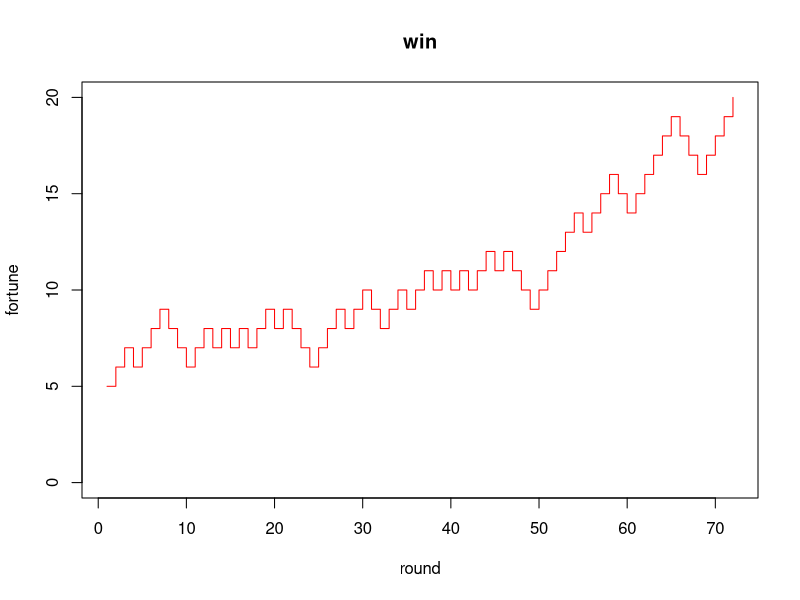
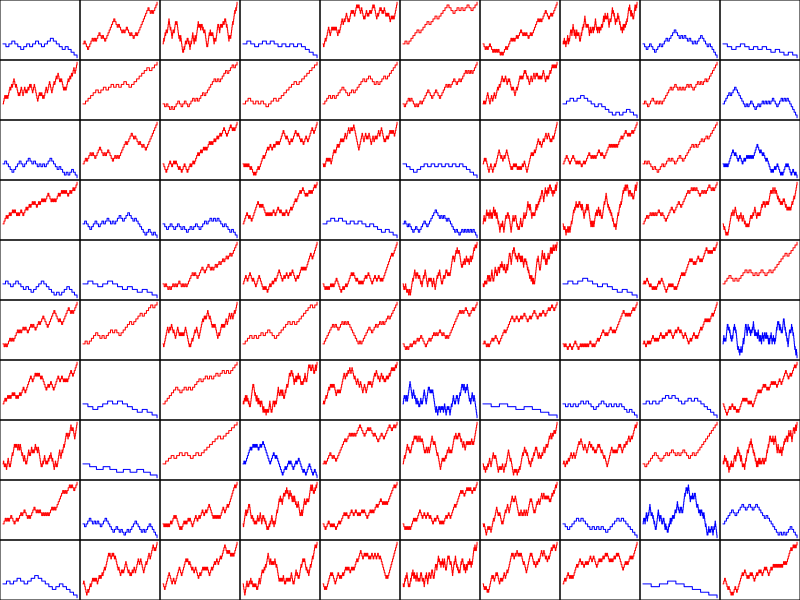
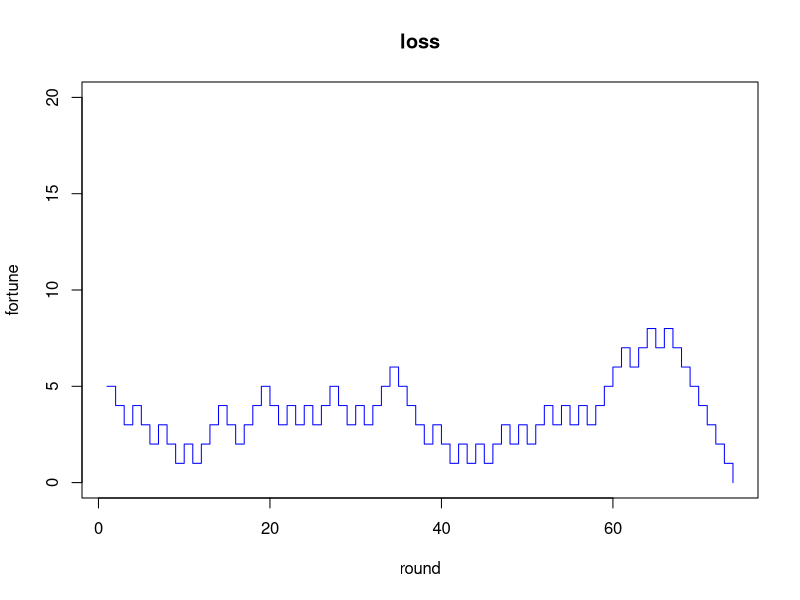
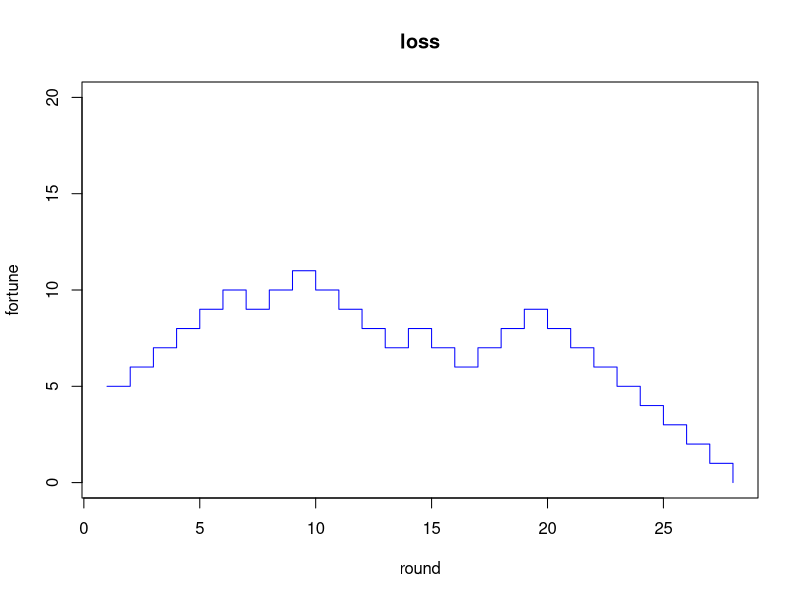
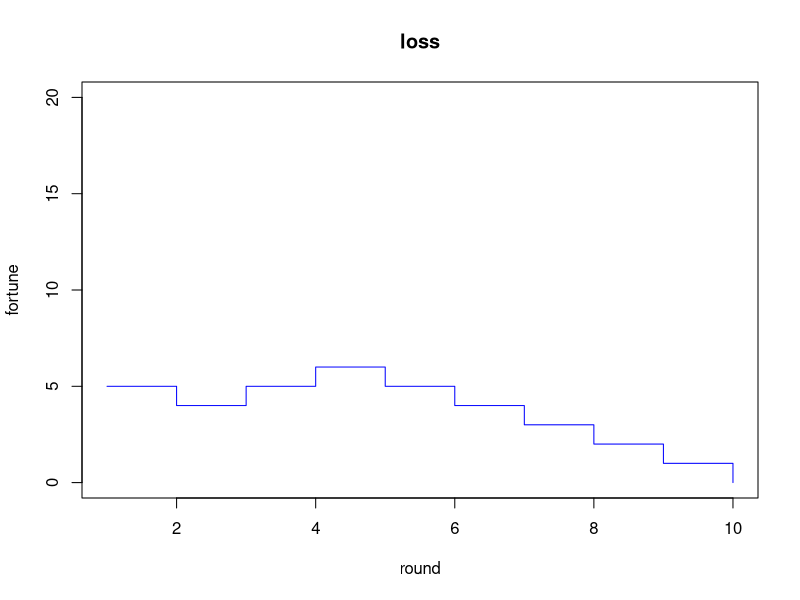
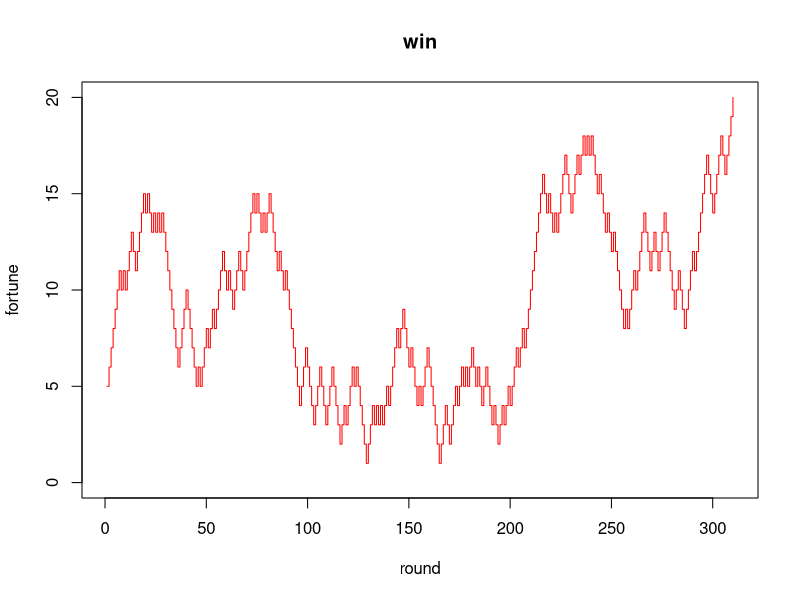
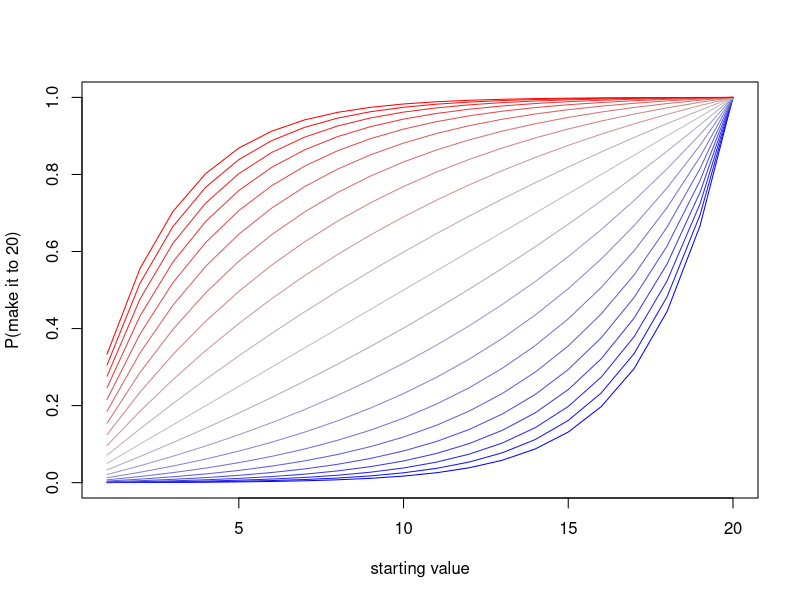

Recreate these plots in R, in order.
## gambler's ruin --------------------------------------------------------------
par_default <- par()

# simulating a run
sim_fn <- function(x0, p, k, labs = T){
  # initialize
  x <- x0
  n <- 1
  
  # play until hitting 0 or k
  while((x[n] > 0) && (x[n] < k)){
    x <- append(x, x[n] + 2*rbinom(1, 1, p) - 1)
    n <- length(x)
  }
  
  if(x[n] == 0){
    outcome <- 'loss'
    col_rslt <- 'blue'
  }else{
    outcome <- 'win'
    col_rslt <- 'red'
  }
  
  # plot
  if(labs){
    plot(x, type = 's', 
         col = col_rslt,
         ylim = c(0, k),
         xlab = 'round',
         ylab = 'fortune',
         main = outcome)
  }else{
    plot(x, type = 's',
         col = col_rslt,
         ylim = c(0, k),
         xlab = NULL,
         ylab = NULL,
         main = NULL,
         xaxt = 'n',
         yaxt = 'n')
  }
  
  # output run
  return(x)
}

# play once
par(par_default)
sim_fn(5, 0.5, 20)

# repeat many times
par(mfrow = rep(10, 2), mar = rep(0, 4))
lapply(1:100, function(i){
  sim_fn(x0 = 5, p = 0.55, k = 20, labs = F)
})

# how many simulations until a win?
par(par_default)
play_until_win <- function(x0, p, k){
  run <- 0
  n <- 0
  while(rev(run)[1] == 0){
    run <- sim_fn(x0, p, k)
    n <- n + 1
    print(n)
  }
}
play_until_win(5, 0.5, 20)


# solution
aj <- function(j, k, p){
  if(p == 1/2){
    prob <- j/k
  }else{
    odds <- (1-p)/p
    prob <- (1 - odds^j)/(1 - odds^k)
  }
  return(prob)
}

# compute solution for one setting
aj(5, 20, 0.45)

# compare solution paths
k_val <- 20
p_grid <- seq(from = 0.4, to = 0.6, by = 0.01)
col_grid <- colorRampPalette(c('blue', 'grey', 'red'))(length(p_grid))
for(i in 1:length(p_grid)){
  x <- 1:k_val
  y <- aj(x, k_val, p_grid[i])
  if(i == 1){
    plot(x, y, type = 'l',
         xlab = 'starting value',
         ylab = paste('P(make it to ', k_val, ')', sep = ''),
         col = col_grid[i])
  }else{
    points(x, y, type = 'l', col = col_grid[i])
  }
}

